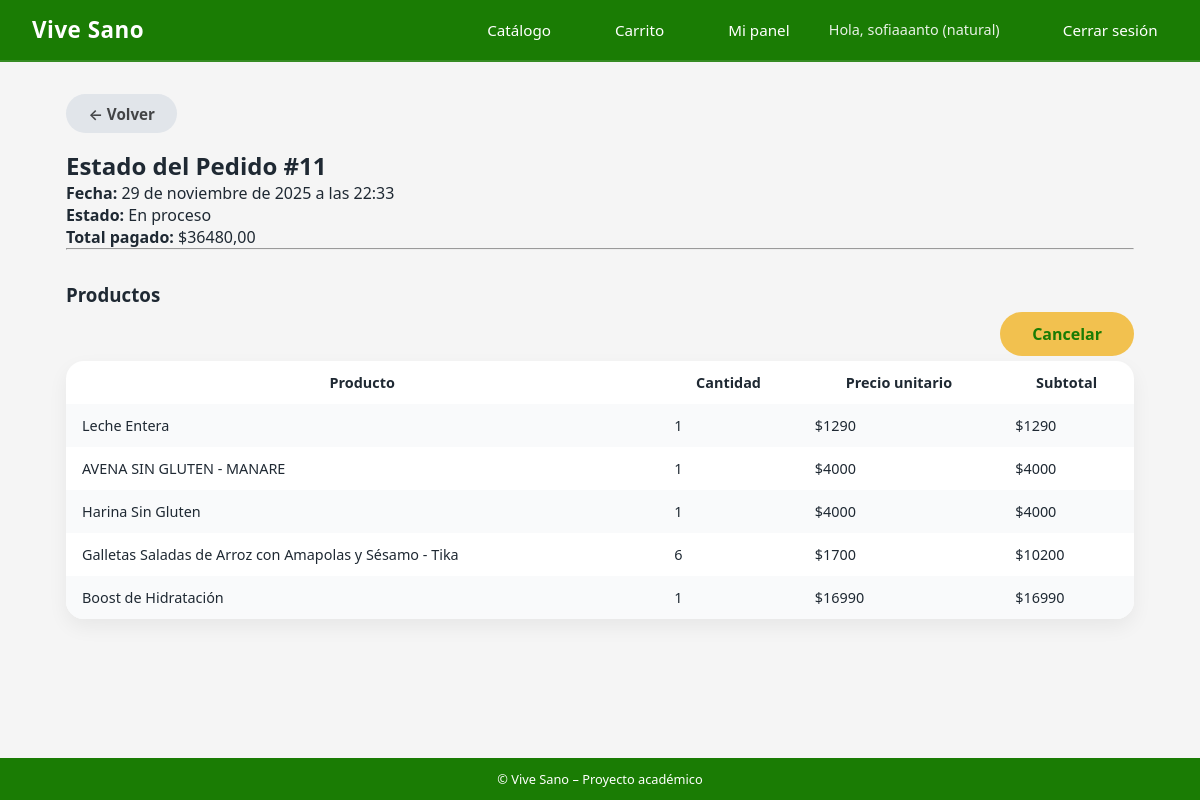
Screenshot of /productos/pedido/11/ (signed in) with the database file from the repository.
### usuarios/models.py (models this page shows, shortened)
class Usuario(AbstractUser):
    TIPO_CLIENTE = [
        ("natural", "Persona Natural"),
        ("empresa", "Empresa"),
        ("admin", "Administrador"),
        ("atencion_cliente", "Atención al Cliente"),
    ]
    rut = models.CharField(max_length=12, unique=True, blank=True, null=True)
    tipo_cliente = models.CharField(
        max_length=20,
        choices=TIPO_CLIENTE,
        default="natural"
    )

### productos/models.py (models this page shows, shortened)
class Pedido(models.Model):
    ESTADOS = [
        ("pagado", "Pagado (simulado)"),
        ("en proceso", "En proceso"),
        ("en camino", "En camino"),
        ("entregado", "Entregado"),
        ("modificado", "Modificado"),
    ]
    usuario = models.ForeignKey(settings.AUTH_USER_MODEL, on_delete=models.CASCADE)
    creado = models.DateTimeField(auto_now_add=True)
    actualizado = models.DateTimeField(auto_now=True)
    total = models.DecimalField(max_digits=10, decimal_places=2, default=0)
    estado = models.CharField(max_length=20, choices=ESTADOS, default="pendiente")

class PedidoItem(models.Model):
    pedido = models.ForeignKey(Pedido, related_name="items", on_delete=models.CASCADE)
    producto = models.ForeignKey(Producto, on_delete=models.PROTECT)
    cantidad = models.PositiveIntegerField()
    precio_unitario = models.DecimalField(max_digits=10, decimal_places=0)
    def subtotal(self):
        return self.cantidad * self.precio_unitario

class Producto(models.Model):
    CATEGORIAS = [
        ("organicos", "Orgánicos"),
        ("harinas", "Harinas"),
        ("sin gluten", "Sin Gluten"),
        ("s/lacteos", "Sin Lácteos"),
        ("bebidas", "Bebidas"),
        ("snacks", "Snacks"),
        ("suplementos", "Suplementos"),
        ("otros", "Otros"),
    ]
    nombre = models.CharField(max_length=100)
    descripcion = models.TextField(blank=True)
    precio = models.DecimalField(max_digits=10, decimal_places=0)
    stock = models.PositiveIntegerField(default=0)
    categoria = models.CharField(max_length=20, choices=CATEGORIAS, default="otros")
    activo = models.BooleanField(default=True)
    imagen = models.ImageField(
        upload_to="productos/",
        blank=True,
        null=True,
    )
    creado = models.DateTimeField(auto_now_add=True)
    actualizado = models.DateTimeField(auto_now=True)

### productos/views.py (the view)
# urls.py: path("pedido/<int:pedido_id>/", views.ver_estado_pedido, name="ver_estado_pedido"),
@login_required
def ver_estado_pedido(request, pedido_id):
    pedido = get_object_or_404(Pedido, id=pedido_id, usuario=request.user)
    items = PedidoItem.objects.filter(pedido=pedido)
    context = {
        "pedido": pedido,
        "items": items,
    }
    return render(request, "productos/pedido_detalle.html", context)

### productos/templates/productos/pedido_detalle.html (shortened to what this page needs)
{% extends 'core/base.html' %}
{% block content %}
<div class="container">
    <a href="{% url 'mis_pedidos' %}" class="btn btn-secondary"
   style="
        display: inline-flex;
        align-items: center;
        gap: 6px;
        text-decoration: none;
        color: #000000b3;
        font-weight: 600;
        margin-bottom: 1rem;
   ">
    ← Volver
    </a>
    <h2>Estado del Pedido #{{ pedido.id }}</h2>
    <p><strong>Fecha:</strong> {{ pedido.creado }}</p>
    <p><strong>Estado:</strong> {{ pedido.get_estado_display }}</p>
    <p><strong>Total pagado:</strong> ${{ pedido.total }}</p>
    <hr>
        <h3>Productos</h3>
            <table class="cart-table">
                <tr>
                    <th>Producto</th>
                    <th>Cantidad</th>
                    <th>Precio unitario</th>
                    <th>Subtotal</th>
                </tr>
                {% for item in items %}
                <tr>
                    <td>{{ item.producto.nombre }}</td>
                    <td>{{ item.cantidad }}</td>
                    <td>${{ item.precio_unitario }}</td>
                    <td>${{ item.subtotal }}</td>
                </tr>
                {% endfor %}
                <div style="margin-top:1rem; text-align:right;">
                    <a href="{% url 'cancelar_pedido' pedido.id %}" class="btn-primary btn-danger"
                        onclick="return confirm('¿Estás seguro que quieres cancelar este pedido?');">
                        Cancelar
                    </a>
                </div>
            </table>
</div>
{% endblock %}

### core/templates/core/base.html (shortened to what this page needs)
{% load static %}
<!DOCTYPE html>
<html>
<head>
    <link rel="stylesheet" href="{% static 'core/css/styles.css' %}">
</head>
<body>
<div class="site-wrapper">
    <header>
    <nav class="navbar">
        <div class="navbar-logo">
            Vive Sano
        </div>
        <div class="navbar-nav">
            <a href="{% url 'catalogo_productos' %}">Catálogo</a>
            {% if user.is_authenticated %}
                <a href="{% url 'ver_carrito' %}">Carrito</a>
                <a href="{% url 'dashboard' %}">Mi panel</a>
                <span class="navbar-user">
                    Hola, {{ user.username }} ({{ user.tipo_cliente }})
                </span>
                <a href="{% url 'logout' %}">Cerrar sesión</a>
            {% else %}
                <a href="{% url 'login' %}">Iniciar sesión</a>
                <a href="{% url 'registrar' %}">Crear cuenta</a>
            {% endif %}
        </div>
    </nav>
    </header>
    <main>
        {% block content %}{% endblock %}
    </main>
    <footer class="footer">
        © {{ now|date:"Y" }} Vive Sano – Proyecto académico
    </footer>
</div>
</body>
</html>

### core/static/core/css/styles.css (style rules this page uses)
* { margin: 0; padding: 0; box-sizing: border-box; }
body { font-family: system-ui, -apple-system, BlinkMacSystemFont, "Segoe UI", sans-serif; background-color: #f5f5f5; color: #1f2933; }
.site-wrapper { min-height: 100vh; display: flex; flex-direction: column; }
main { flex: 1; }
.navbar { background-color:hsl(109, 94%, 25%); color: #ffffff; padding: 0.75rem 2rem; display: flex; align-items: center; justify-content: space-between; }
.navbar-logo { font-weight: 700; letter-spacing: 2px; }
.navbar-nav a { color: #ffffff; text-decoration: none; margin-left: 1.5rem; font-size: 0.95rem; }
.navbar-user { font-size: 0.85rem; }
.navbar { background-color: hsl(109, 94%, 25%); padding: 0.9rem 2rem; color: white; display: flex; justify-content: space-between; align-items: center; border-bottom: 2px solid rgba(255, 255, 255, 0.12); }
.navbar-logo { font-size: 1.4rem; font-weight: 700; letter-spacing: 0.5px; }
.navbar-nav { display: flex; align-items: center; gap: 1.2rem; }
.navbar-nav a { color: white; text-decoration: none; font-weight: 500; padding: 0.35rem 0.65rem; border-radius: 6px; transition: background 0.2s ease; }
.navbar-user { font-size: 0.9rem; opacity: 0.9; padding: 0.25rem 0.6rem; border-radius: 6px; }
.container { max-width: 1100px; margin: 2rem auto; padding: 0 1rem; }
.btn { display: inline-block; padding: 0.6rem 1.4rem; border-radius: 999px; border: none; cursor: pointer; font-size: 0.95rem; font-weight: 600; text-decoration: none; text-align: center; }
.btn-primary { background-color: #f2c14f; color:hsl(109, 94%, 25%); }
.btn-secondary { background-color: #e1e5ea; color:hsl(109, 94%, 25%); }
.cart-table { width: 100%; border-collapse: collapse; margin-top: 1rem; background-color: #ffffff; border-radius: 18px; overflow: hidden; box-shadow: 0 8px 20px rgba(0,0,0,0.06); }
.cart-table th, .cart-table td { padding: 0.75rem 1rem; font-size: 0.9rem; }
.cart-table tr:nth-child(even) { background-color: #f9fafb; }
.footer { background-color: hsl(109, 94%, 25%); color: #ffffff; text-align: center; padding: 0.75rem; font-size: 0.8rem; }
.btn-primary { padding: 0.7rem 2rem; background: #f2c14f; border-radius: 50px; text-decoration: none; font-weight: bold; color: hsl(109, 94%, 25%); transition: 0.2s; }

### rows the page displays
Usuario: username "sofiaaanto", tipo_cliente "natural"
Pedido: id "11", creado "29 de noviembre de 2025 a las 22:33", estado "En proceso", total "36480,00"
PedidoItem: producto.nombre "Leche Entera", cantidad "1", precio_unitario "1290", subtotal "1290"
PedidoItem: producto.nombre "AVENA SIN GLUTEN - MANARE", cantidad "1", precio_unitario "4000", subtotal "4000"
PedidoItem: producto.nombre "Harina Sin Gluten", cantidad "1", precio_unitario "4000", subtotal "4000"
PedidoItem: producto.nombre "Galletas Saladas de Arroz con Amapolas y Sésamo - Tika", cantidad "6", precio_unitario "1700", subtotal "10200"
PedidoItem: producto.nombre "Boost de Hidratación", cantidad "1", precio_unitario "16990", subtotal "16990"
